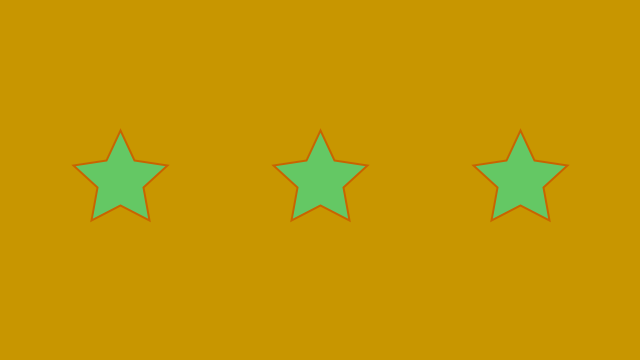
Frame 1 (no input)
Frame 60 (the mouse pressed at the canvas centre just before this capture): identical to frame 1, image omitted
Frame 120 (the mouse held since frame 60 and released just before this capture): identical to frame 1, image omitted

The Processing sketch that drew this single still picture (run headless with seeded random() and noise(); from frame 60 on, the mouse is pressed at the canvas centre):

// Processing sketch: sketch_practice_04_star_loop
// ── sketch_practice_04_star_loop.pde
void setup() {
  size(640, 360);
}

void draw() {
  background(200,150,0);
  //star(width/2,height/2);
  printStars();
}

void printStars(){
  float posX = 120;
  float posY = height/2;
  for(int i = 0; i < 3; i++){
     star(posX, posY);
     posX += 200;
  }
}


// functions
void star(float x, float y){
  fill(100,200,100);
  stroke(200,100,0);
  strokeWeight(2);

  beginShape();
  vertex(x, y-50);
  vertex(x+14, y-20);
  vertex(x+47, y-15);
  vertex(x+23, y+7);
  vertex(x+29, y+40);
  vertex(x, y+25);
  vertex(x-29, y+40);
  vertex(x-23, y+7);
  vertex(x-47, y-15);
  vertex(x-14, y-20);
  endShape(CLOSE);
}
